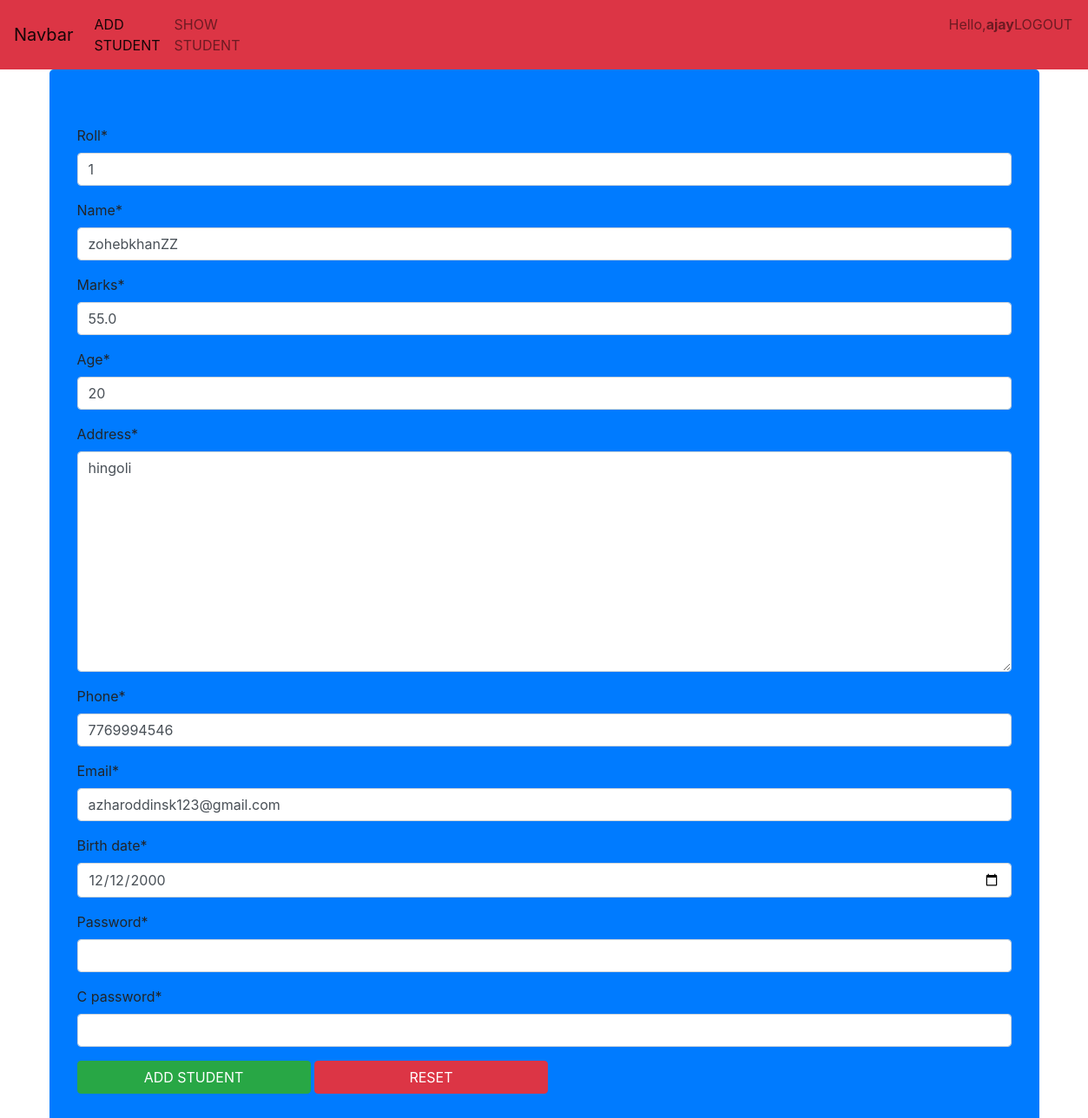
The app's page /a1/uv/1/ (signed in) with its own data.
### app1/models.py (models this page shows)
class Student(models.Model):
    roll = models.IntegerField(primary_key=True, validators=[validators.MaxValueValidator(60)])
    name = models.CharField(max_length=15)
    marks = models.FloatField()
    age = models.IntegerField()
    address = models.CharField(max_length=20)
    phone = models.BigIntegerField()
    email = models.EmailField()
    birth_date = models.DateField()
    password = models.CharField(max_length=15)
    c_password = models.CharField(max_length=15)

### app1/views.py (the view)
# urls.py: path('uv/<int:pk>/', UpdateView.as_view(), name='update_url'),
@method_decorator(login_required, name='dispatch')
class UpdateView(UpdateView):
    model = Student
    form_class = StudentForm
    success_url = reverse_lazy('show_url')

### app1/forms.py (shortened to what this page needs)
class StudentForm(forms.ModelForm):
    name = forms.CharField(validators=[chek_name])
    class Meta:
        model = Student
        fields = '__all__'
        widgets = {
            'address':forms.Textarea(),
            'email':forms.EmailInput(),
            'birth_date':forms.DateInput(attrs={'type':'date'}),
            'password':forms.PasswordInput(),
            'c_password':forms.PasswordInput()
        }

### templates/app1/student_form.html (shortened to what this page needs)
{% extends 'layout.html' %}
{% load crispy_forms_tags %}
{% block content %}
<div class="container jumbotron bg-primary">
    <form method="post">
        {{ form | crispy }}
        <input type="submit" value="ADD STUDENT" class="btn btn-success col-3">
        <input type="reset" value="RESET" class="btn btn-danger col-3">
    </form>
</div>
{% endblock %}

### templates/layout.html (shortened to what this page needs)
<!DOCTYPE html>
<html lang="en">
<head>
  <link rel="stylesheet" href="https://cdn.jsdelivr.net/npm/bootstrap@4.0.0/dist/css/bootstrap.min.css">
</head>
<body>
<nav class="navbar navbar-expand-lg navbar-light bg-danger">
  <a class="navbar-brand" href="#">Navbar</a>
  <div class="collapse navbar-collapse" id="navbarNav">
    <ul class="navbar-nav">
      <li class="nav-item active">
        <a class="nav-link" href="{% url 'student_url' %}">ADD STUDENT <span class="sr-only">(current)</span></a>
      </li>
      <li class="nav-item">
        <a class="nav-link" href="{% url 'show_url' %}">SHOW STUDENT</a>
      </li>
      {% if user.is_authenticated %}
      <li class="nav-item" style="padding-left:800px;">
        <a class="nav-link" href="{% url 'logout_url' %}">Hello,<span><b>{{user.username}}</b></span>LOGOUT</a>
      </li>
      {% endif %}
    </ul>
  </div>
</nav>
  {% block content %}
  {% endblock %}
</body>
</html>

### records on screen
Student: roll "1", name "zohebkhanZZ", marks "55.0", age "20", address "hingoli", phone "7769994546", email "azharoddinsk123@gmail.com", birth_date "12/12/2000"

### other values on screen
{{ user.username }} "ajay"
